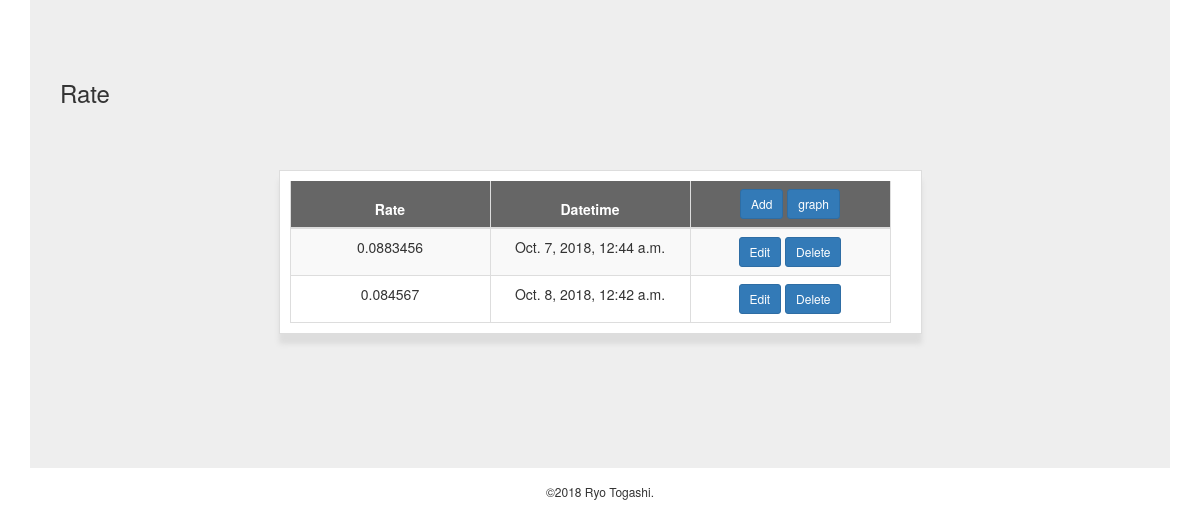
The app's page /line_graph/, older data.
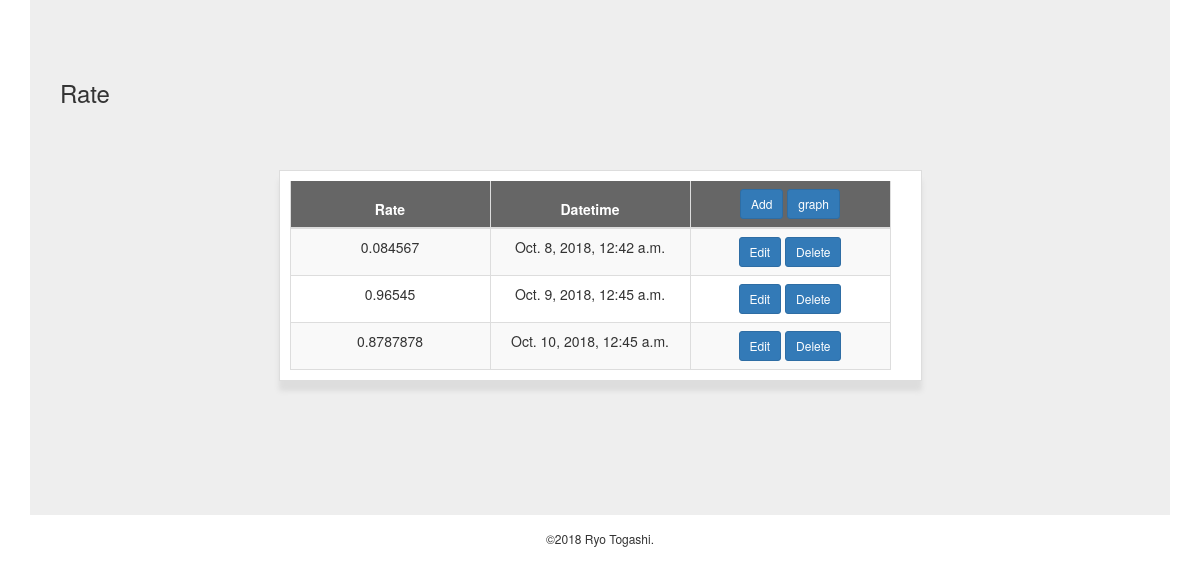
The same page, newer data.
### line_graph/models.py (models this page shows, shortened)
class RateData(models.Model):
    id = models.AutoField(primary_key=True)
    rate = models.FloatField(null=False, blank=False)
    datetime = models.DateTimeField(blank=False)

### line_graph/views.py (the view)
def index(request):
    line_graph_data = RateData.objects.order_by('datetime', 'rate', 'id')
    rate_dict = {'line_graph_data': line_graph_data}
    return render(request, 'line_graph/index.html', context=rate_dict)

### templates/line_graph/index.html (shortened to what this page needs)
{% extends "base.html" %}
{% block content %}
    <h3>Rate</h3>
    <div class="container">
        {% if line_graph_data %}
            <table class="table table-striped table-bordered">
                <thead>
                    <tr>
                        <th>Rate</th>
                        <th>Datetime</th>
                        <th>
                            <a href="{% url 'line_graph:add' %}" class="btn btn-primary btn-sm">Add</a>
                            <a href="{% url 'line_graph:graph' %}" class="btn btn-primary btn-sm">graph</a>
                        </th>
                    </tr>
                </thead>
                <tbody>
                    {% for rate_list in line_graph_data %}
                    <tr>
                        <td>{{ rate_list.rate }}</td>
                        <td>{{ rate_list.datetime }}</td>
                        <td>
                            <a href="{% url 'line_graph:edit' id=rate_list.id %}" class="btn btn-primary btn-sm">Edit</a>
                            <a href="{% url 'line_graph:delete' id=rate_list.id %}" class="btn btn-primary btn-sm" id="btn_del">Delete</a>
                        </td>
                    </tr>
                    {% endfor %}
                </tbody>
            </table>
        {% else %}
            <h3>There is no date.</h3>
        {% endif %}
    </div>
{% endblock content %}

### templates/base.html (shortened to what this page needs)
<!DOCTYPE html>
{% load static %}
<html lang="en">
<head>
    <link rel="stylesheet" href="https://maxcdn.bootstrapcdn.com/bootstrap/3.3.7/css/bootstrap.min.css">
    <link rel="stylesheet" type="text/css" href="{% static "/css/style.css" %}" />
</head>
<body>
    <div class="container">
      {% block content %}{% endblock %}
    </div>
    <footer>©2018 Ryo Togashi.</footer>
</body>
</html>

### static/css/style.css (style rules this page uses)
.container { background-color: #eee; padding: 5% 2.5%; width: 95%; margin: 0 auto; }
.container>div { margin: 0 auto; width: max-content; }
table { width:380px; padding: 10px; background-color: #fff; display: block; font-size: 14px; border-collapse: collapse; text-align: center; }
thead { background-color:#666 ; color:#fff; }
th,td { padding: 10px; width: 200px; text-align: center; }
tr { border-top: 1px solid #ccc; }
tr:first-child { border-top:none; }
@media (min-width: 1194px) { table,.graph { float: left; } }
@media (min-width: 1194px) { table { margin: 0 20px 30px 0; } }
table, .graph { -webkit-box-shadow: 0 0 5px #aaa; box-shadow: 0 10px 5px #ddd; }
footer { font-size:12px; text-align: center; margin-top: 5px; padding: 10px; }

Row changes from the older to the newer data that the page shows:
removed RateData: rate "0.0883456", datetime "Oct. 7, 2018, 12:44 a.m."
added RateData: rate "0.96545", datetime "Oct. 9, 2018, 12:45 a.m."
added RateData: rate "0.8787878", datetime "Oct. 10, 2018, 12:45 a.m."
